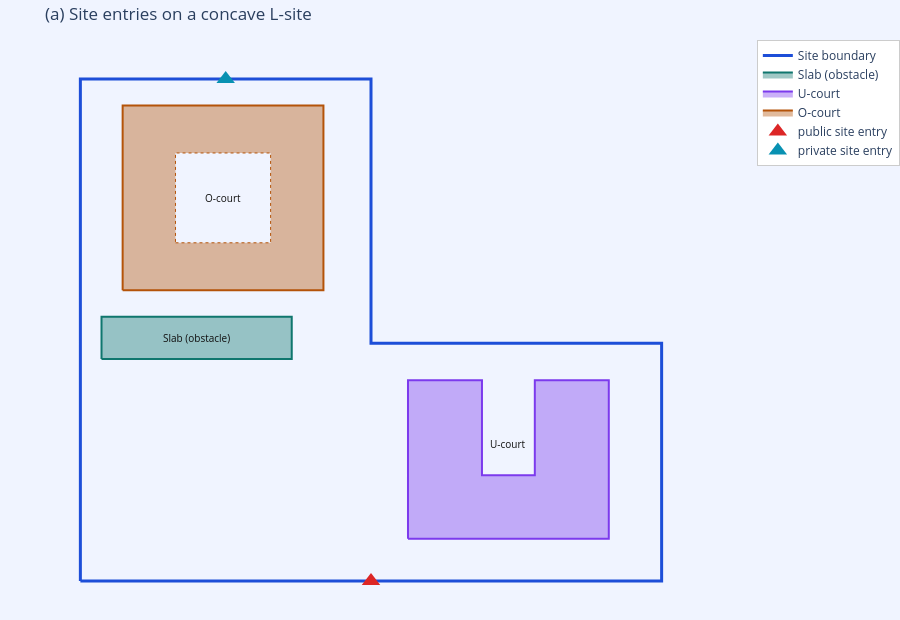

The cell this chart's notebook holds for it:
### Markdown cell above
## (a) Site entries — public on the main road, service on the secondary side

### Code cell
entries = propose_site_entries(SITE_MODEL)
print(entries['summary'])
for e in entries['entries']:
    print(f"  {e['entry_id']:16s} type={e['type']:8s} side={e['side_index']} "
          f"point={e['point'][:2]} road={e['road_name']}")

fig = base_fig('(a) Site entries on a concave L-site')
add_buildings(fig, BUILDINGS)
add_entries(fig, entries)
fig.show()

### Figure 1 — Plotly figure (JSON) as saved in the notebook; plotly's stock layout.template omitted (floating-point values rounded to 4 significant figures)
{"data": [{"hoverinfo": "skip", "line": {"color": "#1d4ed8", "width": 3}, "mode": "lines", "name": "Site boundary", "showlegend": true, "type": "scatter", "x": [0.0, 110.0, 110.0, 55.0, 55.0, 0.0, 0.0, 0.0], "y": [0.0, 0.0, 45.0, 45.0, 95.0, 95.0, 0.0, 0.0]}, {"fill": "toself", "fillcolor": "rgba(15,118,110,0.40)", "hoverinfo": "skip", "line": {"color": "rgba(15,118,110,1)", "width": 2}, "mode": "lines", "name": "Slab (obstacle)", "showlegend": true, "type": "scatter", "x": [4.0, 40.0, 40.0, 4.0, 4.0], "y": [42.0, 42.0, 50.0, 50.0, 42.0]}, {"fill": "toself", "fillcolor": "rgba(124,58,237,0.40)", "hoverinfo": "skip", "line": {"color": "rgba(124,58,237,1)", "width": 2}, "mode": "lines", "name": "U-court", "showlegend": true, "type": "scatter", "x": [62.0, 100.0, 100.0, 86.0, 86.0, 76.0, 76.0, 62.0, 62.0], "y": [8.0, 8.0, 38.0, 38.0, 20.0, 20.0, 38.0, 38.0, 8.0]}, {"fill": "toself", "fillcolor": "rgba(180,83,9,0.40)", "hoverinfo": "skip", "line": {"color": "rgba(180,83,9,1)", "width": 2}, "mode": "lines", "name": "O-court", "showlegend": true, "type": "scatter", "x": [8.0, 46.0, 46.0, 8.0, 8.0], "y": [55.0, 55.0, 90.0, 90.0, 55.0]}, {"fill": "toself", "fillcolor": "#f0f4ff", "hoverinfo": "skip", "line": {"color": "rgba(180,83,9,1)", "dash": "dot", "width": 1}, "mode": "lines", "showlegend": false, "type": "scatter", "x": [18.0, 36.0, 36.0, 18.0, 18.0], "y": [64.0, 64.0, 81.0, 81.0, 64.0]}, {"hoverinfo": "skip", "marker": {"color": "#dc2626", "size": 16, "symbol": "triangle-up"}, "mode": "markers", "name": "public site entry", "showlegend": true, "type": "scatter", "x": [55.0], "y": [0.0]}, {"hoverinfo": "skip", "marker": {"color": "#0891b2", "size": 16, "symbol": "triangle-up"}, "mode": "markers", "name": "private site entry", "showlegend": true, "type": "scatter", "x": [27.5], "y": [95.0]}], "layout": {"annotations": [{"font": {"color": "#111", "size": 10}, "showarrow": false, "text": "Slab (obstacle)", "x": 22.0, "y": 46.0}, {"font": {"color": "#111", "size": 10}, "showarrow": false, "text": "U-court", "x": 81.0, "y": 26.0}, {"font": {"color": "#111", "size": 10}, "showarrow": false, "text": "O-court", "x": 27.0, "y": 72.5}], "height": 620, "legend": {"bgcolor": "white", "bordercolor": "#ccc", "borderwidth": 1, "x": 1.02, "y": 1}, "margin": {"b": 0, "l": 0, "r": 0, "t": 40}, "paper_bgcolor": "#f0f4ff", "plot_bgcolor": "#f0f4ff", "title": {"text": "(a) Site entries on a concave L-site"}, "xaxis": {"visible": false}, "yaxis": {"scaleanchor": "x", "scaleratio": 1, "visible": false}}}
